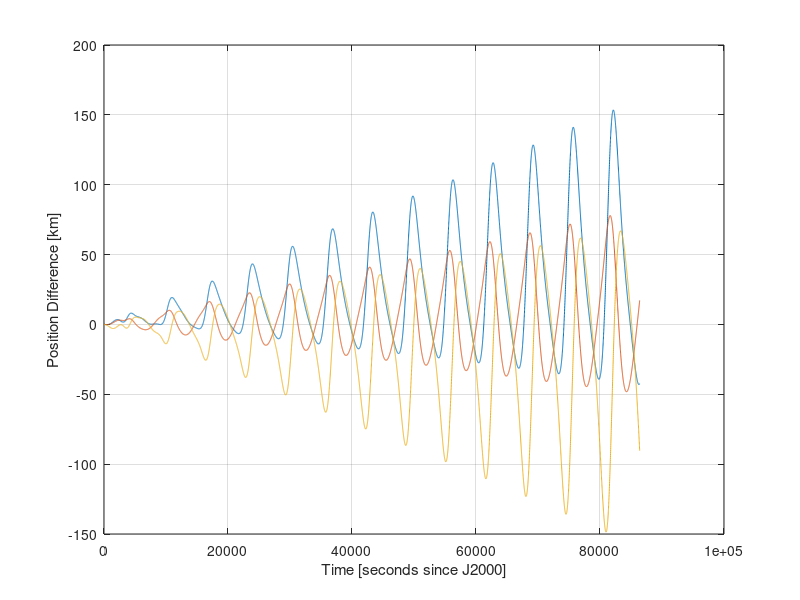

The MATLAB source for this figure: (Note: this script raises an error after producing the figure.)
unperturbed = importdata('unperturbedStateHistory.txt');
perturbed = importdata('perturbedStateHistory.txt');
plot(perturbed(:,1),(perturbed(:,2:4)-unperturbed(:,2:4))/1e3); grid on;
xlabel('Time [seconds since J2000]');
ylabel('Position Difference [km]');
legend('x','y','z','Location','NW');